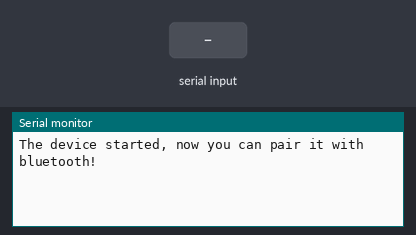
Recording of a sketch running on a simulated ESP32. On the bench: the last lines printed to the serial monitor. The inputs (shaded band) are chosen by the test bench. Nothing arrives over Bluetooth unless stated.

Above: at 1.2 s.
1.3 s: "1" received over the second serial link
At 2.4 s:
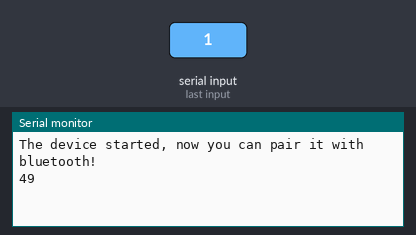
2.8 s: "0" received over the second serial link
At 3.6 s:
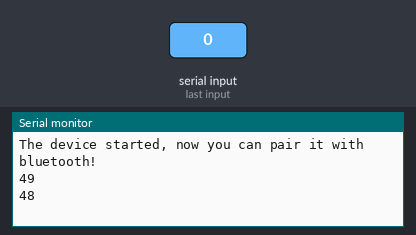
4.3 s: "2" received over the second serial link
At 4.7 s:
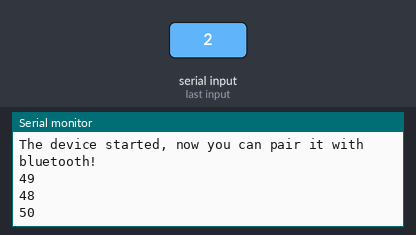

Measured:
- after the input at 1.3 s, the serial monitor: prints a new line at once (image 1)
- after the input at 2.8 s, the serial monitor: prints a new line at once (image 2)
- after the input at 4.3 s, the serial monitor: prints a new line at once (image 3)

The sketch:

bluetoothslave.ino
```cpp
#include <BluetoothSerial.h>


BluetoothSerial SerialBT;

void setup() {
  Serial.begin(9600);
  SerialBT.begin("ESP32Slave"); //Bluetooth device name
  Serial.println("The device started, now you can pair it with bluetooth!");
}

void loop() {
  if(SerialBT.available()){
    int val = SerialBT.read();
    Serial.println(val);
  }
  delay(5);
}
```
